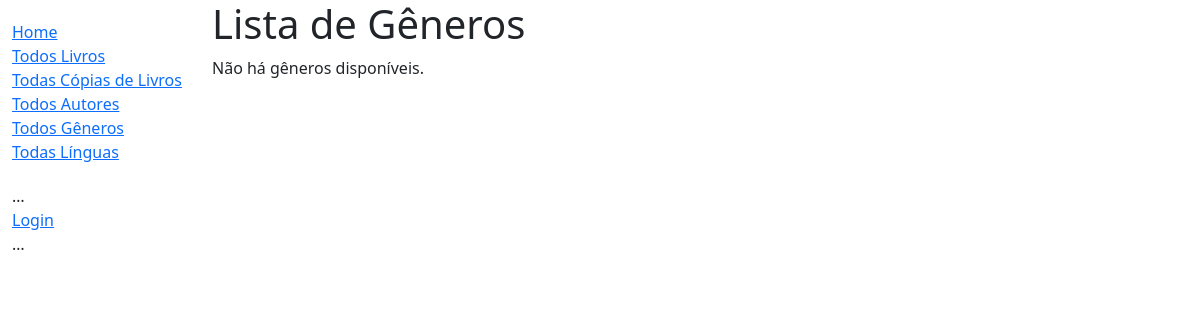
Before: /acervo/generos/ with the older database file.
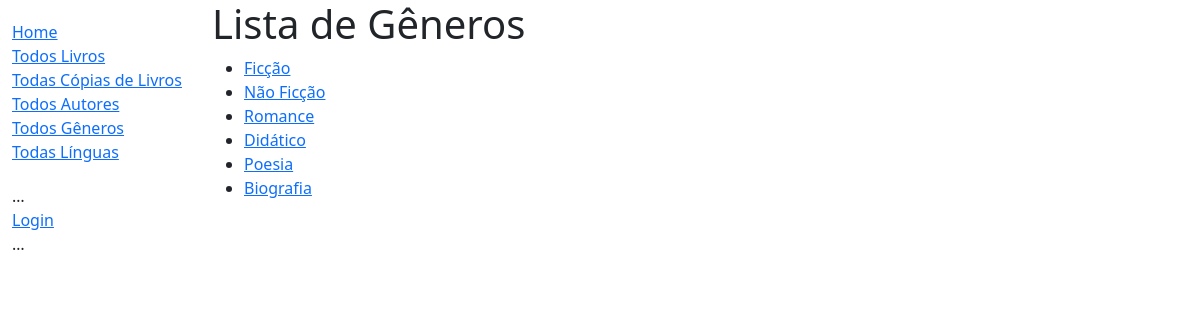
After: the same page with the newer database file.
### acervo/models.py (models this page shows)
class Genero(models.Model):
    nome = models.CharField(
        max_length=200,
        unique=True,
        help_text="Gênero do Livro (por exemplo Literatura Nacional, Estrangeira, Não Ficção etc.)"
    )
    def get_absolute_url(self):
        return reverse('detalhe-genero', args=[str(self.id)])
    def __str__(self):
        return self.nome

### acervo/views.py (the view)
# urls.py: path('generos/', views.GeneroListView.as_view(), name='generos'),
class GeneroListView(generic.ListView):
    model = Genero
    context_object_name = 'lista_generos'
    template_name = 'acervo/lista_generos.html'
    paginate_by = 10

### acervo/templates/acervo/lista_generos.html
{% extends "base_generic.html" %}
{% block content %}
<h1>Lista de Gêneros</h1>
{% if lista_generos %}
  <ul>
  {% for genero in lista_generos %}
    <li>
      <a href="{{ genero.get_absolute_url }}">
      {{ genero }}
      </a>
    </li>
  {% endfor %}
 </ul>
{% else %}
  <p>Não há gêneros disponíveis.</p>
{% endif %}
{% endblock %}

Changed rows visible on the page:
added Genero: nome "Ficção"
added Genero: nome "Não Ficção"
added Genero: nome "Romance"
added Genero: nome "Didático"
added Genero: nome "Poesia"
added Genero: nome "Biografia"
Other visible differences:
text no longer shown: "Não há gêneros disponíveis."
